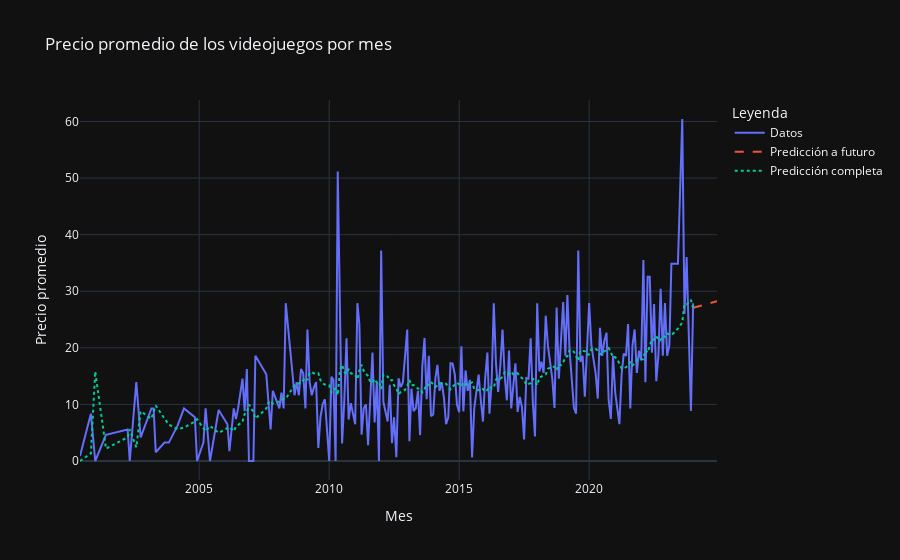

Notebook cell for this chart:
### Code cell
import pandas as pd
import plotly.graph_objs as go
from statsmodels.tsa.arima.model import ARIMA

videogames_data['release_date'] = pd.to_datetime(videogames_data['release_date'])
videogames_data['release_month'] = videogames_data['release_date'].dt.strftime('%Y-%m')
videogames_data['release_month'] = pd.to_datetime(videogames_data['release_month'])
precio_mensual = videogames_data.groupby('release_month')['price'].mean()

# Ajustar modelo ARIMA y hacer predicciones 
model = ARIMA(precio_mensual, order=(0, 2, 2))
model_fit = model.fit()
prediccion = model_fit.forecast(steps=12)
fechas_futuras = pd.date_range(start=precio_mensual.index[-1], periods=12, freq='MS')
prediccion_completa = model_fit.predict(start=precio_mensual.index[0], end=precio_mensual.index[-1], typ='levels')

# Crear trazas para Plotly
trace_datos = go.Scatter(x=precio_mensual.index, y=precio_mensual, mode='lines', name='Datos')
trace_prediccion_futura = go.Scatter(x=fechas_futuras, y=prediccion, mode='lines', name='Predicción a futuro', line=dict(dash='dash'))
trace_prediccion_completa = go.Scatter(x=precio_mensual.index, y=prediccion_completa, mode='lines', name='Predicción completa', line=dict(dash='dot'))

# Crear figura y añadir trazas
fig = go.Figure(data=[trace_datos, trace_prediccion_futura, trace_prediccion_completa])

# Actualizar el layout del gráfico
fig.update_layout(title='Precio promedio de los videojuegos por mes',
                  xaxis_title='Mes',
                  yaxis_title='Precio promedio',
                  legend_title='Leyenda',
                  template='plotly_dark')

fig.show()

# plotly.offline.plot(fig, filename = 'graphs/stemporal2.html')

### Figure 1 — Plotly figure (JSON) as saved in the notebook; plotly's stock layout.template omitted (floating-point values rounded to 4 significant figures; data arrays with more than 128 entries replaced by an {"elided": "..."} marker saying what was removed)
{"data": [{"mode": "lines", "name": "Datos", "type": "scatter", "x": {"elided": "217 str values"}, "y": {"elided": "217 float values"}}, {"line": {"dash": "dash"}, "mode": "lines", "name": "Predicción a futuro", "type": "scatter", "x": ["2024-01-01T00:00:00", "2024-02-01T00:00:00", "2024-03-01T00:00:00", "2024-04-01T00:00:00", "2024-05-01T00:00:00", "2024-06-01T00:00:00", "2024-07-01T00:00:00", "2024-08-01T00:00:00", "2024-09-01T00:00:00", "2024-10-01T00:00:00", "2024-11-01T00:00:00", "2024-12-01T00:00:00"], "y": [27.08, 27.18, 27.29, 27.39, 27.5, 27.6, 27.7, 27.81, 27.91, 28.01, 28.12, 28.22]}, {"line": {"dash": "dot"}, "mode": "lines", "name": "Predicción completa", "type": "scatter", "x": {"elided": "217 str values"}, "y": {"elided": "217 float values"}}], "layout": {"legend": {"title": {"text": "Leyenda"}}, "title": {"text": "Precio promedio de los videojuegos por mes"}, "xaxis": {"title": {"text": "Mes"}}, "yaxis": {"title": {"text": "Precio promedio"}}}}
